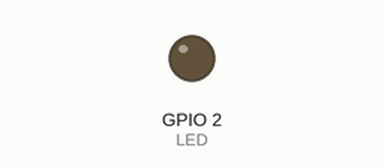
Recording of a sketch running on a simulated ESP32. On the bench: output pins drawn as LEDs (lit = HIGH). A WiFi scan finds three made-up networks.

Above: at 0.0 s.
At 2.3 s:
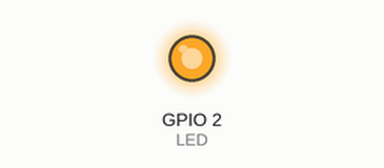
Timing chart, 0 to 3.8 s (numbered marks = the images above):
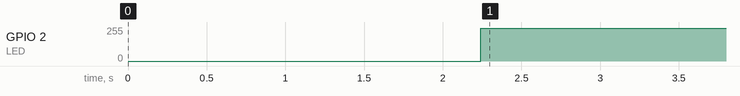

The sketch:

esp32-recv.ino
```cpp
#include <WiFi.h>
#include <WiFiClient.h>

#define LED       2
#define MAX_NUM   4096

uint16_t num, dst;
uint8_t buffer[MAX_NUM];

const char *ssid = "ErykM";
const char *password = "kczewo143";

WiFiClient client;

void setup() {
  pinMode(LED, OUTPUT);

  Serial.begin(115200);
  WiFi.mode(WIFI_AP);
  WiFi.softAP(ssid, password);

  const uint8_t deviceCount = WiFi.scanNetworks();
  for(uint8_t i=0; i<deviceCount; i++) {
    IPAddress ip = WiFi.softAPIP();
    ip[3] = i + 1;

    if(client.connect(ip, 23)) {
      break;
    }
  }
}

void loop() {

  digitalWrite(LED, LOW);

  num = client.available();
  dst = Serial.availableForWrite();
  num = num<dst ? num : dst;
  num = num<MAX_NUM ? num : MAX_NUM;
  client.read(buffer, num);
  Serial.write(buffer, num);

  digitalWrite(LED, HIGH);

  num = Serial.available();
  num = num<MAX_NUM ? num : MAX_NUM;
  Serial.read(buffer, num);
  client.write(buffer, num);
}
```

Measured:
- by itself, GPIO 2 (LED): 0/255 → 246/255 at 2.2 s
